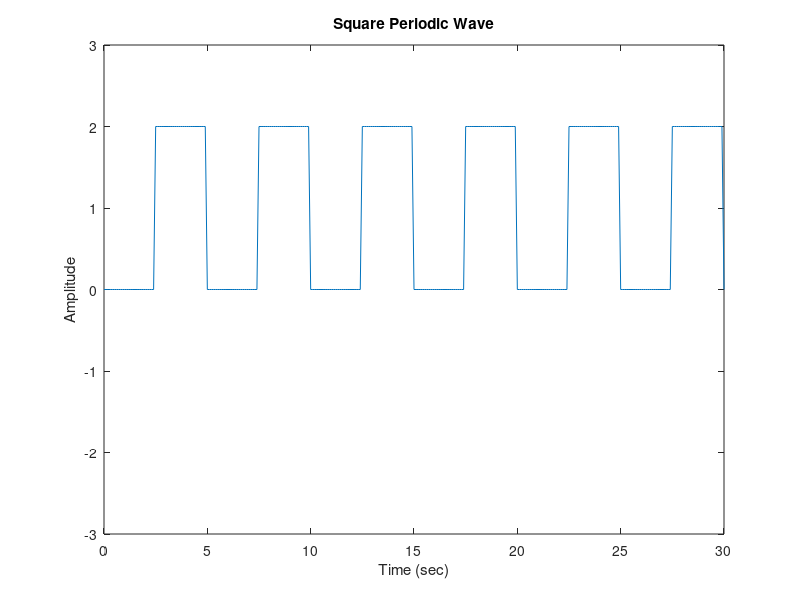

Here is the MATLAB script that generated this plot:
amplitude = 2;
[u,t] = gensig('square',5,30,0.1);

plot(t, amplitude*u);
axis([0 30 -1.5*amplitude 1.5*amplitude]);
xlabel('Time (sec)');
ylabel('Amplitude');
title('Square Periodic Wave')